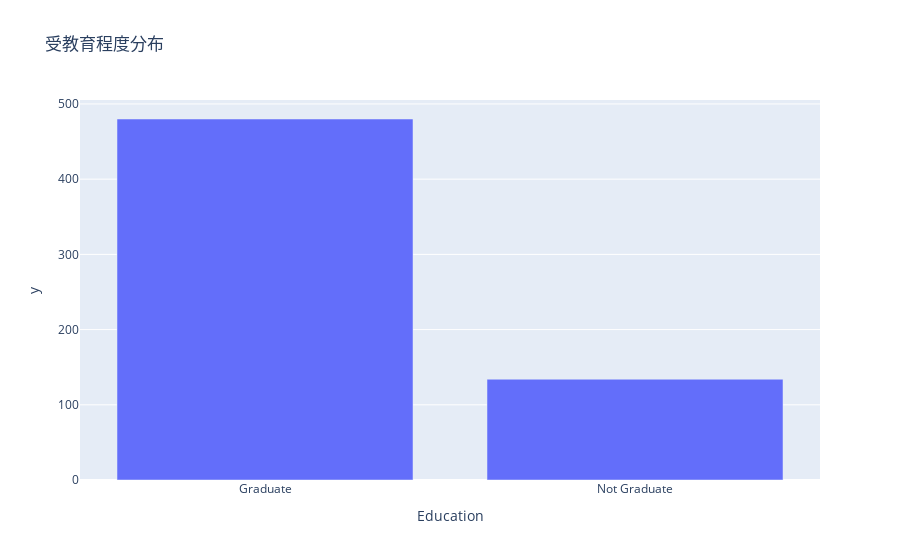

The cell this chart's notebook holds for it:
### Markdown cell above
现在我们来看看受教育的分布情况：

### Code cell
import plotly.express as px
education_count = df['Education'].value_counts()
fig_education = px.bar(education_count, 
                       x=education_count.index, 
                       y=education_count.values, 
                       title='受教育程度分布')
fig_education.show()

### Figure 1 — Plotly figure (JSON) as saved in the notebook; plotly's stock layout.template omitted (floating-point values rounded to 4 significant figures)
{"data": [{"hovertemplate": "Education=%{x}<br>y=%{y}<extra></extra>", "legendgroup": "", "marker": {"color": "#636efa", "pattern": {"shape": ""}}, "name": "", "orientation": "v", "showlegend": false, "textposition": "auto", "type": "bar", "x": ["Graduate", "Not Graduate"], "xaxis": "x", "y": [480, 134], "yaxis": "y"}], "layout": {"barmode": "relative", "legend": {"tracegroupgap": 0}, "title": {"text": "受教育程度分布"}, "xaxis": {"anchor": "y", "domain": [0, 1], "title": {"text": "Education"}}, "yaxis": {"anchor": "x", "domain": [0, 1], "title": {"text": "y"}}}}
